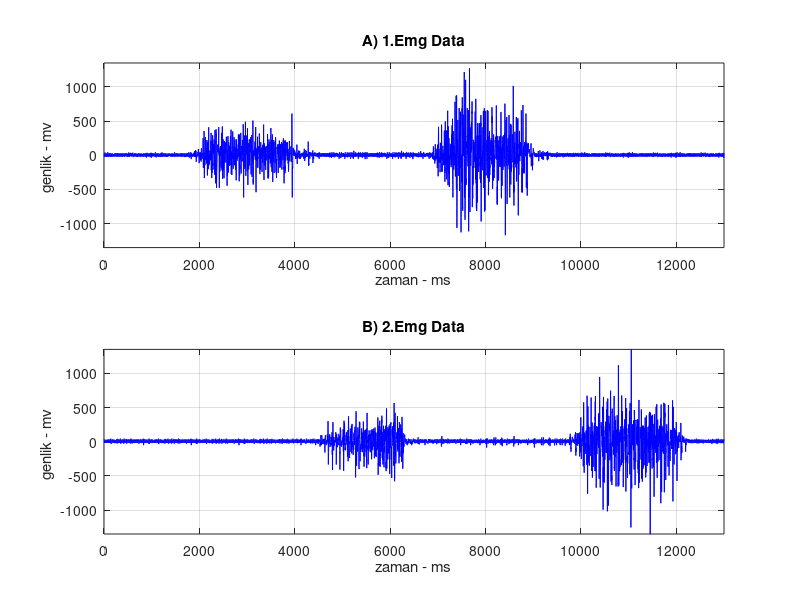

This figure's MATLAB source:
load('emg1.mat')
load('emg2.mat')

figure('name','soru1') 

subplot(2,1,1)
plot(e1,'b')
axis([0 13000 -1350 1350])
xlabel('zaman - ms') 
ylabel('genlik - mv ')
title('A) 1.Emg Data') 
grid on

subplot(2,1,2)
plot(e2,'b')
xlabel('zaman - ms')
ylabel('genlik - mv ') 
title('B) 2.Emg Data')
axis([0 13000 -1350 1350])
grid on

